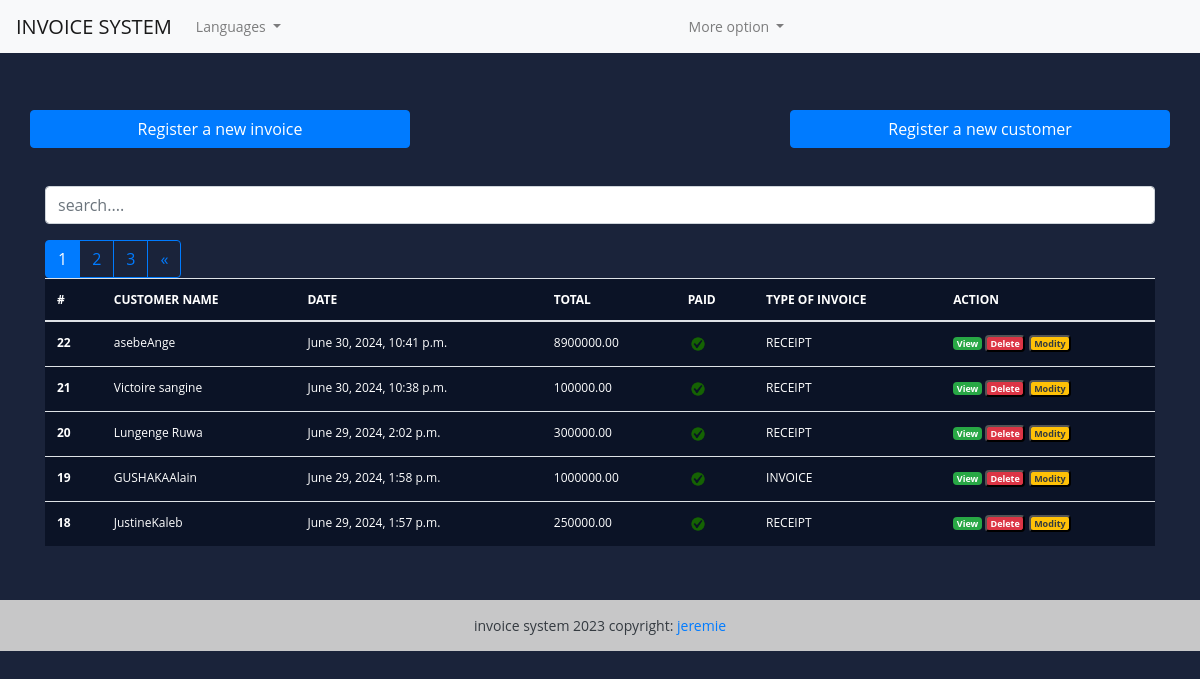
The app's page / (signed in) with its own data.
### fact_app/models.py (models this page shows, shortened)
class Invoice(models.Model):
  INVOICE_TYPE= (
    ('R', 'RECEIPT'),
    ('P', 'PROFORMA INVOICE'),
    ('I', 'INVOICE')
  )
  customer = models.ForeignKey(Customer, on_delete=models.PROTECT)
  save_by =models.ForeignKey(User, on_delete=models.PROTECT)
  invoice_date_time = models.DateTimeField(auto_now_add=True)
  total = models.DecimalField(max_digits=10000, decimal_places=2)
  last_updated_date = models.DateTimeField(null=True, blank=True)
  paid = models.BooleanField(default=False)
  invoice_type = models.CharField(max_length=1, choices=INVOICE_TYPE)
  comments = models.TextField(null=True, max_length=1000, blank=True)
  class Meta:
    verbose_name = "Invoice"
    verbose_name_plural ="Invoices"
  @property
  def get_total(self):
    articles = self.article_set.all()
    total = sum(article.get_total for article in articles)
    return total

class Customer(models.Model):
  SEX_TYPES =   (
    ('M', 'Masculin'),
    ('F', 'Feminin'),
  )
  name = models.CharField(max_length=132)
  email = models.EmailField()
  phone = models.CharField(max_length=132)
  address = models.CharField(max_length=64)
  sex = models.CharField(max_length=1, choices=SEX_TYPES)
  age =models.CharField(max_length=12)
  city = models.CharField(max_length=32)
  zip_code = models.CharField(max_length=16)
  created_date = models.DateTimeField(auto_now_add=True)
  save_by = models.ForeignKey(User, on_delete=models.PROTECT)
  class Meta:
    verbose_name = "Customer"
    verbose_name_plural ="Customers"

class Article(models.Model):
  invoice = models.ForeignKey(Invoice, on_delete=models.CASCADE)
  name = models.CharField(max_length=32)
  quantity = models.IntegerField()
  unit_price = models.DecimalField(max_digits=1000, decimal_places=2)
  total = models.DecimalField(max_digits=1000, decimal_places=2)
  class Meta:
    verbose_name='Article'
    verbose_name_plural='Articles'
  @property
  def get_total(self):
    total = self.quantity * self.unit_price
    return total

### fact_app/views.py (the view, shortened to what this page needs)
# urls.py: path('', views.HomeView.as_view(), name='home'),
class HomeView(LoginRequiredSuperuserMixim ,View):
   templates_name = 'index.html'
   invoices = Invoice.objects.select_related('customer', 'save_by').all().order_by('-invoice_date_time')
   context = {
      'invoices': invoices
   }
   def get(self, request, *args, **kwargs):
      items = pagination(request, self.invoices)
      self.context['invoices']= items
      return render(request, self.templates_name, self.context)

### fact_app/utils.py (called while the page is built)
def pagination(request, invoices):
     default_page = 1
     page = request.GET.get('page',default_page)
     items_per_page = 5
     paginator = Paginator(invoices, items_per_page)
     try:
          items_page = paginator.page(page)
     except PageNotAnInteger :
         items_page = paginator.page(default_page)
     except EmptyPage:
         items_page = paginator.page(paginator.num_pages)
     return items_page

### templates/index.html (shortened to what this page needs)
{% extends "base.html" %}
{% load static %}
{% block content %}
  <br><br>
<div class="row">
  <a href="{% url 'add-invoice' %}" class="btn col-md-4 btn-primary">
    Register a new invoice
  </a>
  <a href="#" class="btn col-md-4">
  </a>
  <a href="{% url 'add-customer' %}" class="btn col-md-4 btn-primary">
    Register a new customer
  </a>
</div>
<br><br>
<div class="form-group">
   <input id="search" class="form-control" type="text" placeholder="search....">
</div>
<div>
  <table class="table table-striped-columns">
     <thead>
       <tr style="
       color: white;";>
         <th scope="col">#</th>
         <th scope="col">CUSTOMER NAME</th>
         <th scope="col">DATE</th>
         <th scope="col">TOTAL</th>
         <th scope="col">PAID</th>
         <th scope="col">TYPE OF INVOICE</th>
         <th scope="col">ACTION</th>
       </tr>
     </thead>
     <tbody id="myTable">
         {% if invoices %}
         {% for facture in invoices %}
         <tr style="
         color: white;";>
            <th scope="row">{{ facture.pk }}</th>
            <td>{{ facture.customer.name }}</td>
            <td>{{ facture.invoice_date_time }}</td>
            <td>{{ facture.get_total }}</td>
            <td>
               {% if facture.paid %}
               <img src="{% static 'images/icon-yes.png'%}" alt="True" style="
               height: 20px;
               width: 20px;
               ";>
               {% else %}
               <img src="{% static 'images/icon-no.png'%}" alt="False" style="
               height: 20px;
               width: 20px;
               ">
               {% endif %}
            </td>
            <td>{{facture.get_invoice_type_display }}</td>
            <td>
              <a href="{% url 'view-invoice' pk=facture.pk %}" title="Detail" class="badge text-white bg-success">View</a>
              <button id="btn-invoice-sup" type="button" data-toggle="modal" data-target="#supprimer" class="badge text-white bg-danger" title="Supprimer" data-id="{{ facture.pk }}" data-customer="{{ facture.customer.name}}">
                Delete
              </button>
              <button id="btn-invoice-mod" type="button" data-toggle="modal" data-target="#modifier" class="badge text-dark bg-warning" title="Modifier" data-id="{{ facture.pk }}" data-customer="{{ facture.customer.name}}">
                Modity
              </button>
            </td>
         </tr>
         {% endfor %}
         {% if invoices.has_other_pages %}
         <div class="btn-group" role="group" aria-label="Item pagination">
             {% for page_number in invoices.paginator.page_range %}
             {% if invoices.number == page_number %}
             <button class="btn btn-outline-primary active">
              <span>{{page_number}}<span class="sr-only">{current}</span></span>
             </button>
             {% else %}
                <a href="?page={{page_number}}" class="btn btn-outline-primary">{{page_number}}</a>
             {% endif %}
             {% endfor %}
             {% if invoices.has_next%}
              <a href="?page={{ invoices.next_page_number }}" class="btn btn-outline-primary">&laquo;</a>
             {% endif %}
         </div>
         {% endif%}
         {% else %}
         <p class="text-center text-white">Not Found.</p>
         {% endif %}
     </tbody>
  </table>
</div>
<br><br>
{% endblock %};

### static/style.css (style rules this page uses)
body { margin: 0; padding: 0; font: 400 .875rem 'Open Sans', sans-serif; background: #1A233A; color: white; position: relative; height: 100%; }
.table { background-color: #0b1326; color: #05070b; font-size: .75rem; }

### records on screen
Invoice: pk "22", customer.name "asebeAnge", invoice_date_time "June 30, 2024, 10:41 p.m.", get_total "8900000.00", paid True (drawn), invoice_type "RECEIPT"
Invoice: pk "21", customer.name "Victoire sangine", invoice_date_time "June 30, 2024, 10:38 p.m.", get_total "100000.00", paid True (drawn), invoice_type "RECEIPT"
Invoice: pk "20", customer.name "Lungenge Ruwa", invoice_date_time "June 29, 2024, 2:02 p.m.", get_total "300000.00", paid True (drawn), invoice_type "RECEIPT"
Invoice: pk "19", customer.name "GUSHAKAAlain", invoice_date_time "June 29, 2024, 1:58 p.m.", get_total "1000000.00", paid True (drawn), invoice_type "INVOICE"
Invoice: pk "18", customer.name "JustineKaleb", invoice_date_time "June 29, 2024, 1:57 p.m.", get_total "250000.00", paid True (drawn), invoice_type "RECEIPT"

### other values on screen
{{ page_number }} "1"
{{ page_number }} "2" "3"
